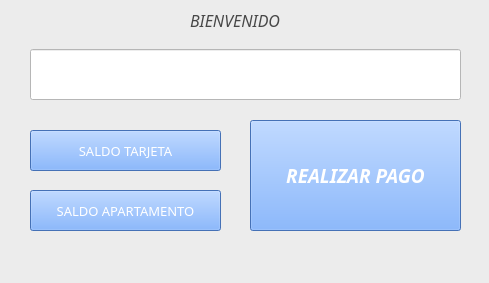
<?xml version="1.0" encoding="UTF-8"?>
<ui version="4.0">
 <class>MainWindow</class>
 <widget class="QMainWindow" name="MainWindow">
  <property name="geometry">
   <rect>
    <x>0</x>
    <y>0</y>
    <width>489</width>
    <height>283</height>
   </rect>
  </property>
  <property name="windowTitle">
   <string>MainWindow</string>
  </property>
  <property name="styleSheet">
   <string notr="true">background-color: rgb(236, 236, 236);</string>
  </property>
  <widget class="QWidget" name="centralwidget">
   <widget class="QLabel" name="label_2">
    <property name="geometry">
     <rect>
      <x>190</x>
      <y>0</y>
      <width>131</width>
      <height>41</height>
     </rect>
    </property>
    <property name="font">
     <font>
      <family>Monotype Corsiva</family>
      <pointsize>12</pointsize>
      <weight>50</weight>
      <italic>true</italic>
      <bold>false</bold>
     </font>
    </property>
    <property name="styleSheet">
     <string notr="true">background-color: rgb(236, 236, 236);
color: rgb(71, 71, 71);</string>
    </property>
    <property name="text">
     <string>BIENVENIDO</string>
    </property>
   </widget>
   <widget class="QLineEdit" name="linea">
    <property name="geometry">
     <rect>
      <x>30</x>
      <y>49</y>
      <width>431</width>
      <height>51</height>
     </rect>
    </property>
    <property name="font">
     <font>
      <family>Poor Richard</family>
      <pointsize>12</pointsize>
     </font>
    </property>
    <property name="styleSheet">
     <string notr="true">background-color: rgb(255, 255, 255);</string>
    </property>
   </widget>
   <widget class="QPushButton" name="apartamento">
    <property name="geometry">
     <rect>
      <x>30</x>
      <y>190</y>
      <width>191</width>
      <height>41</height>
     </rect>
    </property>
    <property name="font">
     <font>
      <family>Lucida Fax</family>
      <pointsize>10</pointsize>
      <weight>50</weight>
      <bold>false</bold>
     </font>
    </property>
    <property name="styleSheet">
     <string notr="true">color: rgb(255, 255, 255);
background-color: rgb(97, 158, 255);
</string>
    </property>
    <property name="text">
     <string>SALDO APARTAMENTO</string>
    </property>
   </widget>
   <widget class="QPushButton" name="tarjeta">
    <property name="geometry">
     <rect>
      <x>30</x>
      <y>130</y>
      <width>191</width>
      <height>41</height>
     </rect>
    </property>
    <property name="font">
     <font>
      <family>Lucida Fax</family>
      <pointsize>10</pointsize>
      <weight>50</weight>
      <italic>false</italic>
      <bold>false</bold>
     </font>
    </property>
    <property name="styleSheet">
     <string notr="true">color: rgb(255, 255, 255);
background-color: rgb(97, 158, 255);</string>
    </property>
    <property name="text">
     <string>SALDO TARJETA</string>
    </property>
   </widget>
   <widget class="QPushButton" name="botonpago">
    <property name="geometry">
     <rect>
      <x>250</x>
      <y>120</y>
      <width>211</width>
      <height>111</height>
     </rect>
    </property>
    <property name="font">
     <font>
      <family>Lucida Fax</family>
      <pointsize>14</pointsize>
      <weight>75</weight>
      <italic>true</italic>
      <bold>true</bold>
     </font>
    </property>
    <property name="styleSheet">
     <string notr="true">color: rgb(255, 255, 255);
background-color: rgb(97, 158, 255);</string>
    </property>
    <property name="text">
     <string>REALIZAR PAGO</string>
    </property>
   </widget>
  </widget>
  <widget class="QMenuBar" name="menubar">
   <property name="geometry">
    <rect>
     <x>0</x>
     <y>0</y>
     <width>489</width>
     <height>21</height>
    </rect>
   </property>
  </widget>
  <widget class="QStatusBar" name="statusbar"/>
 </widget>
 <resources/>
 <connections/>
</ui>
